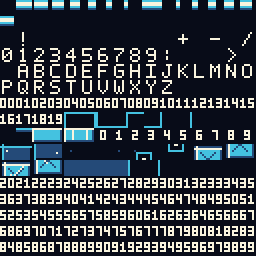
#> input picture assets/cargo_shift/background.png, 128 x 128 px (shown 2 times larger)
$ python build_graphics.py
#> lines starting #> are read from the running program, lines starting #| are printed output that depends on the picture
#!/usr/bin/env python3
"""Build 24px Cargo actors and background crates without scanline crowding."""
from itertools import groupby
import json
from pathlib import Path
from PIL import Image, ImageDraw
from chr_codec import encode
from level_data import centered_map, load_levels, room_offset

ROOT=Path(__file__).resolve().parents[1]
CELL=24
X=8
Y=32
WALL=144
FLOOR=153
GOAL=162
CRATE=171
CRATE_GOAL=180


def rle(data):
    result=[]
    for value,group in groupby(data):
        count=sum(1 for _ in group)
        while count:
            take=min(count,255); result.extend((take,value)); count-=take
    return result+[0]


def text(data,x,y,value):
    for i,c in enumerate(value): data[y*32+x+i]=ord(c)


def block(data,x,y,base):
    for dy in range(3):
        for dx in range(3): data[(y+dy)*32+x+dx]=base+dy*3+dx


def crate_image(docked=False):
    image=Image.new('P',(24,24)); d=ImageDraw.Draw(image)
    # Same four colors in the background and moving-crate sprite palette.
    color=3 if docked else 2
    # A uniform two-pixel frame, with matching corners and no offset shadow.
    d.rectangle((2,2,21,21),fill=color)
    d.rectangle((4,4,19,19),outline=0)
    for x in (9,14): d.line((x,5,x,18),fill=0)
    # Three wooden planks held by a diagonal brace, centered on the cell.
    for y in range(5,19):
        for x in range(5,19):
            distance=abs(x+y-23)
            if distance<=1: d.point((x,y),fill=color)
            elif distance==2: d.point((x,y),fill=0)
    for x,y in ((3,3),(20,3),(3,20),(20,20)): d.point((x,y),fill=0)
    return image


def paste_actor(atlas,image,base):
    for q in range(9):
        tile=base+q
        atlas.paste(image.crop((q%3*8,q//3*8,q%3*8+8,q//3*8+8)),(tile%16*8,tile//16*8))


def make_sprites():
    sprite=Image.open(ROOT/'assets/cargo_shift/sprites.png').copy()
    # Keep the original four-direction art, enlarged to match a full room cell.
    source=sprite.copy()
    worker=json.loads((ROOT/'assets/cargo_shift/tiles.json').read_text())['CARGO_SPR_WORKER']
    for phase in range(2):
        for direction in range(4):
            actor=Image.new('P',(16,16))
            for q in range(4):
                tile=worker+direction*4+phase*16+q
                actor.paste(source.crop((tile%16*8,tile//16*8,tile%16*8+8,tile//16*8+8)),(q%2*8,q//2*8))
            paste_actor(sprite,actor.resize((24,24),Image.Resampling.NEAREST),64+phase*36+direction*9)
    paste_actor(sprite,crate_image(),136)
    paste_actor(sprite,crate_image(True),145)
    return sprite


def menu_scene(entries):
    data=[0]*960+[255]*64
    for x,y,value in entries: text(data,x,y,value)
    return rle(data)


def make_background():
    source=Image.open(ROOT/'assets/cargo_shift/background.png')
#> source is the input picture: PIL image 128x128 P; mean R, G, B 56.6, 65.2, 72.9
    bg=source.copy()
    for base,kind in ((WALL,'wall'),(FLOOR,'floor'),(GOAL,'goal'),(CRATE,'crate'),(CRATE_GOAL,'crate_goal')):
        image=Image.new('P',(24,24)); d=ImageDraw.Draw(image)
        if kind=='wall':
            d.rectangle((1,1,22,22),fill=1)
            d.rectangle((3,3,20,20),outline=0)
            d.point((4,4),fill=0); d.point((19,19),fill=0)
        elif kind.startswith('crate'):
            image=crate_image(kind=='crate_goal')
        else:
            d.point((4,4),fill=1); d.point((18,18),fill=1)
            if kind=='goal':
                d.rectangle((8,8,15,15),outline=3)
                d.rectangle((11,11,12,12),fill=3)
        for q in range(9):
            tile=base+q
            bg.paste(image.crop((q%3*8,q//3*8,q%3*8+8,q//3*8+8)),(tile%16*8,tile//16*8))
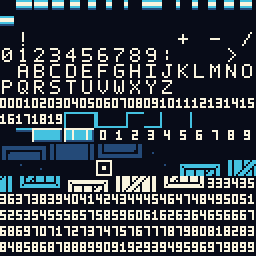
#> bg: PIL image 128x128 P (shown 2 times larger); mean R, G, B 56.1, 64.6, 72.1
    # Large lettering reuses the existing pixel font. Deduplicate its 8x8 tiles.
    logo=Image.new('P',(256,120))
#> logo: PIL image 256x120 P; every value is 0
    for word,y in (('CARGO',32),('SHIFT',72)):
        for i,c in enumerate(word):
            tile=ord(c)
            glyph=source.crop((tile%16*8,tile//16*8,tile%16*8+8,tile//16*8+8))
            glyph=glyph.resize((32,32),Image.Resampling.NEAREST)
            logo.paste(glyph,(48+i*32,y))
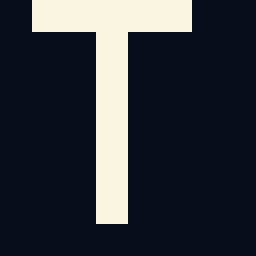
#> glyph: PIL image 32x32 P (shown 8 times larger); mean R, G, B 49.2, 51.9, 58
    data=[0]*960+[255]*64
    lookup={bytes(64):0}
    available=iter(range(189,256))
    for y in range(15):
        for x in range(32):
            tile=logo.crop((x*8,y*8,x*8+8,y*8+8)); key=tile.tobytes()
            if key not in lookup:
                try: index=next(available)
                except StopIteration: raise ValueError('Title exceeds CHR budget')
                lookup[key]=index; bg.paste(tile,(index%16*8,index//16*8))
            data[y*32+x]=lookup[key]
#> after the loop, data = 1024 values, max 255 at index 960, min 0 at index 0, mean 32.49; lookup = 12 items
    # A small warehouse vignette anchors the title without gameplay instructions.
    for x,base in ((7,WALL),(10,FLOOR),(13,FLOOR),(16,GOAL),(19,FLOOR),(22,WALL)):
        block(data,x,17,base)
    for x in range(7,25): data[20*32+x]=129
#> after the loop, data = 1024 values, max 255 at index 960, min 0 at index 0, mean 42.96
    # Vignette goals use the green room palette.
    for ay in (4,):
        for ax in range(1,7): data[960+ay*8+ax]=0
#> after the loop, data = 1024 values, max 255 at index 960, min 0 at index 0, mean 41.46
    text(data,10,24,'PRESS START')
#> after the loop in text, `for i,c in enumerate(value): data[y*32+x+i]=ord(c)`: data = 1024 values, max 255 at index 960, min 0 at index 0, mean 42.27
    return bg,data


def main():
    out=ROOT/'assets/generated'; out.mkdir(parents=True,exist_ok=True)
    bg,title=make_background()
#> title has the same summary as data in text
    sprites=make_sprites()
    chr_data=bytes(encode(bg))+bytes(encode(sprites))
    assert len(chr_data)==8192
    (out/'cargo_tiles.chr').write_bytes(chr_data)
    ids=dict(CARGO_SPR_WORKER=64,CARGO_SPR_CRATE=136,CARGO_SPR_CRATE_GOAL=145)
    lines=['/* Generated Cargo Shift assets. */']
    lines += [f'#define {key} {value}' for key,value in ids.items()]
    lines += [f'#define CARGO_CELL {CELL}',f'#define CARGO_X {X}',f'#define CARGO_Y {Y}']
    lines += [f'#define CARGO_BG_{name} {tile}' for name,tile in (('FLOOR',FLOOR),('GOAL',GOAL),('CRATE',CRATE),('CRATE_GOAL',CRATE_GOAL))]
    levels=load_levels(ROOT/'assets/cargo_shift/levels.json')
    # Store each room once as 80 metatile IDs rather than 960 expanded tiles.
    # This keeps all 18 rooms within Mapper 0 even with larger 24px cells.
    lines.append(f'static const unsigned char cargo_room_maps[{len(levels)}][80] = {{')
    for level in levels:
        layout=centered_map(level)
        values=[WALL if c=='#' else GOAL if c in '.*+' else FLOOR for c in layout]
        lines.append('{'+','.join(map(str,values))+'},')
    lines.append('};')
    lines.append('static const unsigned char cargo_room_x[] = {'+','.join(str(room_offset(level)*CELL) for level in levels)+'};')
    room=[0]*960+[255]*8+[0]*56
    text(room,12,2,'STAGE 00')
    for name,packed in (
        ('title',rle(title)),
        ('room',rle(room)),
        ('pause',menu_scene([(13,8,'PAUSE'),(9,12,'>'),(11,12,'CONTINUE'),(11,15,'RETRY'),(11,18,'TITLE')])),
        ('retry',menu_scene([(10,8,'RETRY STAGE?'),(10,13,'>'),(12,13,'NO'),(12,16,'YES')])),
        ('complete',menu_scene([(11,9,'ALL CLEAR'),(10,14,f'{len(levels):02} STAGES'),(10,22,'PRESS START')]))):
        lines.append(f'static const unsigned char cargo_{name}_scene[] = {{'+','.join(map(str,packed))+'};')
    (out/'cargo_view.h').write_text('\n'.join(lines)+'\n')
    print(f'Cargo CHR 8192 bytes; {len(levels)} rooms, {len(levels)*80} bytes of metatiles')


#> (the run stopped early here; a loop or call above may not have finished)
